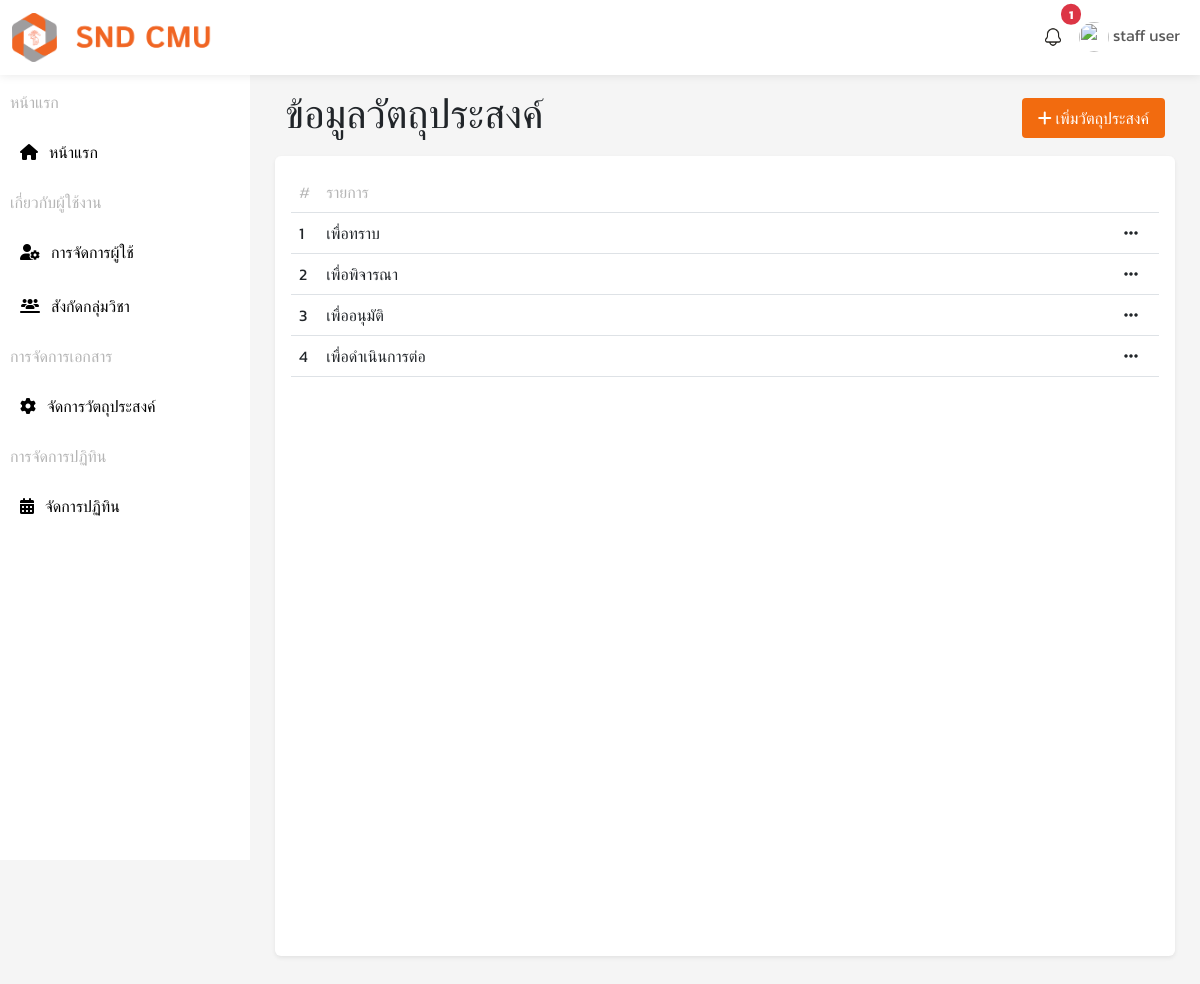
The page /pages/manage/purpose.php (signed in) on the database its author committed.
### tables this page shows
CREATE TABLE `users` (
  `user_id` int(11) NOT NULL,
  `prefix` varchar(50) NOT NULL,
  `upassword` varchar(255) NOT NULL,
  `firstname` varchar(100) NOT NULL,
  `lastname` varchar(100) NOT NULL,
  `position` varchar(100) NOT NULL,
  `email` varchar(100) NOT NULL,
  `role` enum('staff','lecturer','admin') NOT NULL,
  `status` varchar(1) NOT NULL DEFAULT '1',
  `created_at` timestamp NOT NULL DEFAULT current_timestamp()
);

CREATE TABLE `purposes` (
  `purpose_id` int(11) NOT NULL,
  `purpose_name` varchar(100) NOT NULL
);

### config/func.php (called while the page is built, shortened)
<?php
function fetch_user($conn, $user_id) {
    $query = "SELECT prefix, firstname, lastname FROM users WHERE user_id = ? LIMIT 1";
    $stmt = $conn->prepare($query);
    $stmt->bind_param("s", $user_id);
    $stmt->execute();
    $result = $stmt->get_result();
    if ($result->num_rows > 0) {
        return $result->fetch_assoc();
    } else {
        return null;
    }
}
function fetch_purpose($conn) {
    $sql = "SELECT * FROM purposes";
    $result = $conn->query($sql);
    return $result;
}
?>

### pages/manage/purpose.php (the view, shortened to what this page needs)
<?php
include '../../config/func.php';
$user_id = $_SESSION['user_id'];
$data = fetch_user($conn, $user_id);
?>
<!DOCTYPE html>
<html lang="en">
<head>
    <link rel="stylesheet" href="../../assets/css/style.css">
    <link href="https://cdn.jsdelivr.net/npm/bootstrap@5.3.3/dist/css/bootstrap.min.css" rel="stylesheet">
    <link rel="stylesheet" href="https://cdnjs.cloudflare.com/ajax/libs/font-awesome/6.1.1/css/all.min.css">
    <link rel="stylesheet" href="https://cdnjs.cloudflare.com/ajax/libs/twitter-bootstrap/5.3.0/css/bootstrap.min.css">
    <link rel="stylesheet" href="https://cdn.datatables.net/2.2.2/css/dataTables.bootstrap5.css">
</head>
<body style="background-color: #F5F5F5;">
    <nav id="header" class="navbar navbar-expand-lg bg-body fixed-top">
        <div class="container-fluid">
            <a class="navbar-brand" href="admin.php"><img src="../../assets/img/logo-snd.png" alt="" width="200px"></a>
            <div class="collapse navbar-collapse" id="navbarSupportedContent">
                <ul class="navbar-nav ms-auto">
                    <?php include '../../components/notification_component.php'; ?>
                    <li class="nav-item dropdown">
                        <a class="nav-link" href="#" role="button" data-bs-toggle="dropdown" aria-expanded="false">
                            <img src="<?php echo $profile_image; ?>" class="rounded-circle" width="30" height="30">
                            <?php echo isset($data) ? $data['firstname'] . " " . $data['lastname'] : "ไม่พบข้อมูล"; ?>
                        </a>
                    </li>
                </ul>
            </div>
        </div>
    </nav>
    <section id="sidebar">
        <div class="sidebar-dash">
            <div class="list-dash">
            <div class="dash">
                    <div class="title-sidebar">
                        <p>หน้าแรก</p>
                    </div>
                    <ul>
                        <li><a href="../dashboard/admin.php">
                                <div><i class="fa-solid fa-house"></i>&nbsp;&nbsp; หน้าแรก</div>
                            </a></li>
                    </ul>
                    <div class="title-sidebar">
                        <p>เกี่ยวกับผู้ใช้งาน</p>
                    </div>
                    <ul>
                        <li><a href="user.php">
                                <div><i class="fa-solid fa-user-gear"></i>&nbsp;&nbsp; การจัดการผู้ใช้</div>
                            </a></li>
                        <li><a href="department.php">
                                <div><i class="fa-solid fa-users-line"></i>&nbsp;&nbsp; สังกัดกลุ่มวิชา</div>
                            </a></li>
                    </ul>
                    <div class="title-sidebar">
                        <p>การจัดการเอกสาร</p>
                    </div>
                    <ul>
                        <li><a href="purpose.php">
                                <div><i class="fa-solid fa-gear"></i>&nbsp;&nbsp; จัดการวัตถุประสงค์</div>
                            </a></li>
                    </ul>
                    <div class="title-sidebar">
                        <p>การจัดการปฏิทิน</p>
                    </div>
                    <ul>
                        <li><a href="calendar.php">
                                <div><i class="fa-solid fa-calendar-days"></i>&nbsp;&nbsp; จัดการปฏิทิน</div>
                            </a></li>
                    </ul>
                </div>
            </div>
        </div>
    </section>
    <section id="container">
        <div class="content-header">
            <h1>ข้อมูลวัตถุประสงค์</h1>
            <div>
                <button type="button" class="btn btn-primary" data-bs-toggle="modal" data-bs-target="#staticBackdrop">
                    <i class="fa-solid fa-plus"></i> เพิ่มวัตถุประสงค์
                </button>
            </div>
        </div>
        <div class="content shadow-sm p-3 mb-5 rounded">
            <table id="listTable"  class="table table-hover">
                <thead>
                    <tr>
                        <th>#</th>
                        <th style="width: 95%;">รายการ</th>
                        <th style="width: 5%;"></th>
                    </tr>
                </thead>
                <tbody>
                    <?php
                    $i = 1;
                    $result = fetch_purpose($conn);
                    if ($result->num_rows > 0) {
                        while ($row = $result->fetch_assoc()) {
                            echo "<tr>";
                            echo "<td>" . $i++ . "</td>";
                            echo "<td>" . $row['purpose_name'] . "</td>";
                            echo "<td><a class='link-dark' href='#' data-bs-toggle='dropdown' aria-expanded='false'><i class='fas fa-ellipsis-h '></i></a>
                                    <ul class='dropdown-menu'>
                                        <li><a class='dropdown-item edit-btn' href='#'
                                            data-bs-toggle='modal'
                                            data-bs-target='#editModal'
                                            data-id='" . $row['purpose_id'] . "'
                                            data-name='" . $row['purpose_name'] . "'>แก้ไข</a></li>
                                        <li><a class='dropdown-item' href='purpose_del.php?id=" . $row['purpose_id'] . "' onclick='return confirm(\"คุณต้องการลบหรือไม่?\")'>ลบ</a></li>
                                    </ul></td>";
                            echo "</tr>";
                        }
                    }
                    ?>
                </tbody>
            </table>
        </div>
    </section>
</body>
</html>

### assets/css/style.css (style rules this page uses)
#sidebar { font-family: "Kanit", sans-serif; font-style: normal; margin-top: 60px; width: 250px; height: 100vh; background-color: #fff; color: #000; padding: 30px 10px 10px 10px; box-sizing: border-box; position: fixed; top: 0; left: 0; overflow-y: auto; font-weight: 300; }
#sidebar ul { list-style: none; padding: 0; }
#sidebar ul li { margin: 10px 0; }
#sidebar a { text-decoration: none; color: #000; display: flex; align-items: center; gap: 10px; padding: 10px; transition: background-color 0.3s; }
.title-sidebar { color: #B5B5B5; font-weight: 400; }
#header { box-shadow: 0 0 10px rgba(0, 0, 0, 0.1); font-family: "Kanit", sans-serif; font-style: normal; }
#container { font-family: "Kanit", sans-serif; font-style: normal; margin-top: 80px; margin-left: 275px; margin-right: 25px; }
.content-header { display: flex; align-items: center; justify-content: space-between; padding: 10px; }
.content-header .btn { background-color: #F26B0F; color: white; padding: 8px 16px; border: none; font-size: 16px; border-radius: 4px; cursor: pointer; }
.content { background-color: #fff; border-radius: 7px; padding: 20px; min-height: 100vh; height: auto; }
.content table th { color: #B5B5B5; font-weight: 300; }
.content table td a { color: #000; text-decoration: none; }
::placeholder { font-size: 16px; }

### rows shown on the page
users: firstname "staff", lastname "user"
purposes: purpose_name "เพื่อทราบ"
purposes: purpose_name "เพื่อพิจารณา"
purposes: purpose_name "เพื่ออนุมัติ"
purposes: purpose_name "เพื่อดำเนินการต่อ"

### other values the page prints
$unread_count "1"
